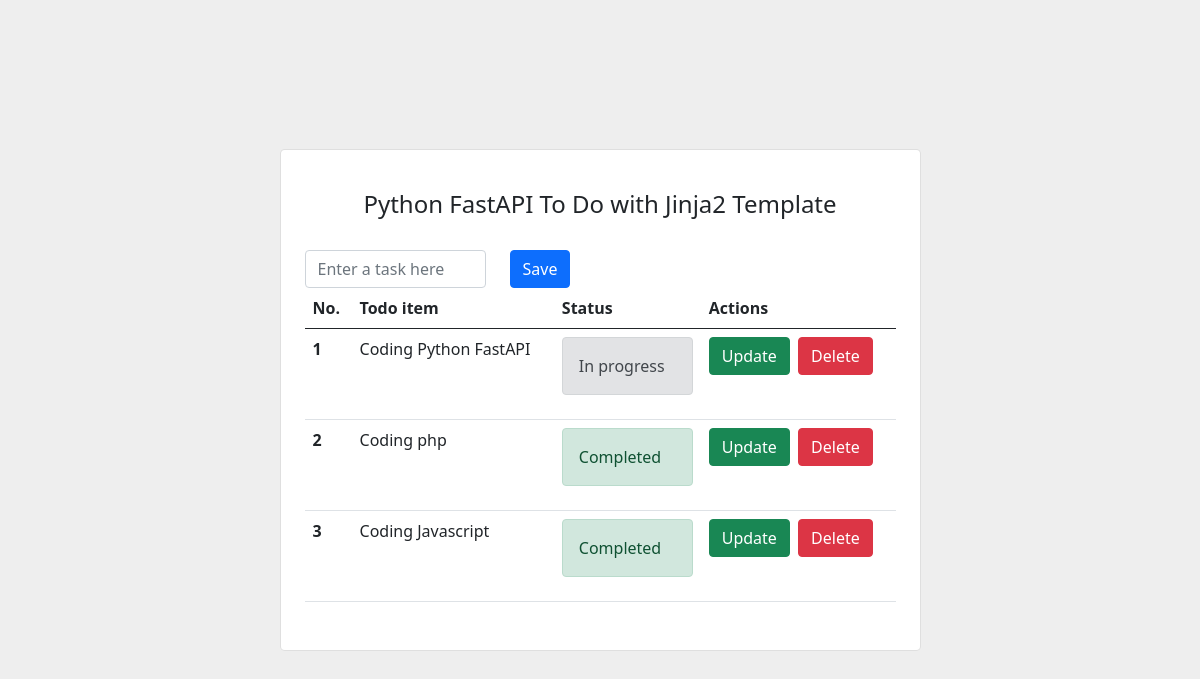
Before: / with the older database file.
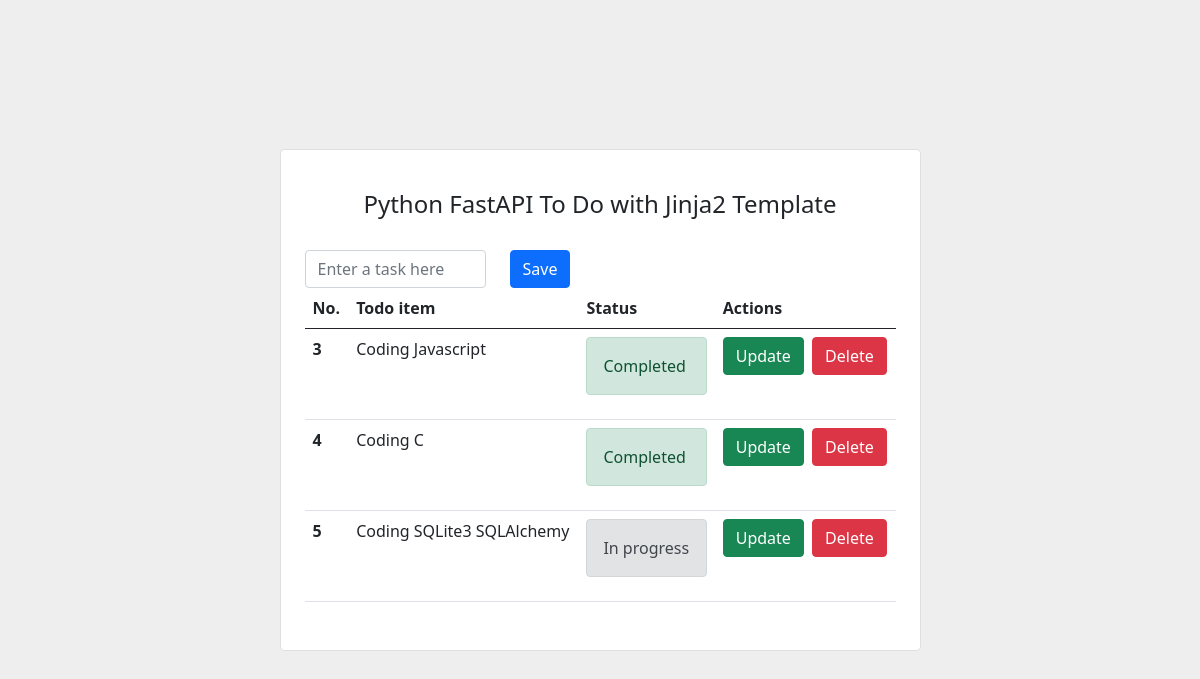
After: the same page with the newer database file.
### models.py (models this page shows)
class Todo(Base):
    __tablename__ = "todos"
    id = Column(Integer, primary_key=True, index=True)
    title = Column(String)
    complete = Column(Boolean, default=False)

### main.py (the view)
@app.get("/")
def home(request: Request, db: Session = Depends(get_db)):
    todos = db.query(models.Todo).all()
    return templates.TemplateResponse("index.html",
                                      {"request": request, "todo_list": todos})

### templates/index.html (shortened to what this page needs)
<!DOCTYPE html>
<html lang="en">
    <head>
        <link rel="stylesheet" href="https://cdn.jsdelivr.net/npm/bootstrap@5.0.2/dist/css/bootstrap.min.css">
    </head>
    <body>
        <section class="vh-100" style="background-color: #eee;">
            <div class="container py-5 h-100">
                <div class="row d-flex justify-content-center align-items-center h-100">
                    <div class="col col-lg-9 col-xl-7">
                        <div class="card rounded-3">
                            <div class="card-body p-4">
                                <h4 class="text-center my-3 pb-3">Python FastAPI To Do with Jinja2 Template</h4>
                                <form class="row" action="/add" method="post">
                                    <div class="col-4">
                                        <div class="form-outline">
                                            <input type="text" id="title" name="title" class="form-control" placeholder="Enter a task here"/>
                                        </div>
                                    </div>
                                    <div class="col-6">
                                        <button type="submit" class="btn btn-primary">Save</button>
                                    </div>
                                </form>
                                <table class="table mb-4">
                                    <thead>
                                        <tr>
                                            <th scope="col">No.</th>
                                            <th scope="col">Todo item</th>
                                            <th scope="col">Status</th>
                                            <th scope="col">Actions</th>
                                        </tr>
                                    </thead>
                                    <tbody>
                                        {% for todo in todo_list %}
                                        <tr>
                                            <th scope="row">{{ todo.id}}</th>
                                            <td>{{ todo.title }}</td>
                                            <td>
                                                {% if todo.complete == False %}
                                                <div class="alert alert-secondary" role="alert">In progress</div>
                                                {% else %}
                                                <div class="alert alert-success" role="alert">Completed</div>
                                                {% endif %}
                                            </td>
                                            <td>
                                                <a class="btn btn-success" href="/update/{{ todo.id }}">Update</a>
                                                <a class="btn btn-danger ms-1" href="/delete/{{ todo.id }}">Delete</a>
                                            </td>
                                        </tr>
                                        {% endfor %}
                                    </tbody>
                                </table>
                            </div>
                        </div>
                    </div>
                </div>
            </div>
        </section>
    </body>
</html>

Changed rows visible on the page:
removed Todo: id "1", title "Coding Python FastAPI", complete "In progress"
removed Todo: id "2", title "Coding php", complete "Completed"
added Todo: id "4", title "Coding C", complete "Completed"
added Todo: id "5", title "Coding SQLite3 SQLAlchemy", complete "In progress"
